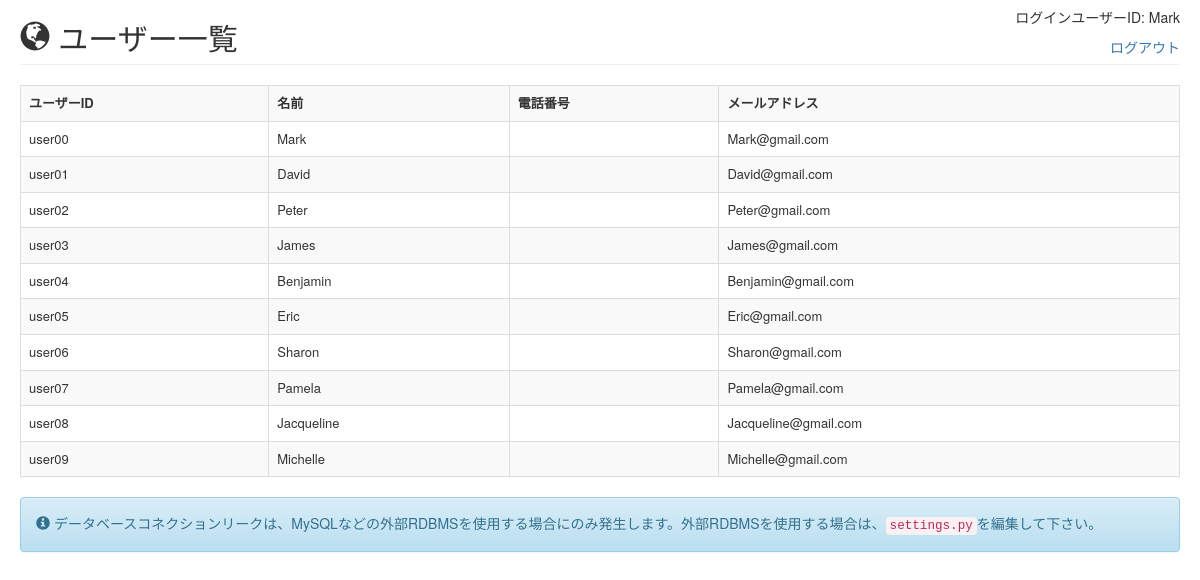
Page /dbconnectionleak/ (signed in) on the committed database.
### easybuggy/models.py (models this page shows)
class User(models.Model):
    id = models.CharField(max_length=10, primary_key=True)
    name = models.CharField(max_length=30)
    password = models.CharField(max_length=30)
    secret = models.CharField(max_length=100)
    ispublic = models.CharField(max_length=5)
    phone = models.CharField(max_length=20, blank=True, null=True)
    mail = models.EmailField(max_length=100, blank=True, null=True)

### easybuggy/views.py (the view)
# urls.py: url(r'^dbconnectionleak/$', views.db_connection_leak, name='dbconnectionleak'),
def db_connection_leak(request):
    d = {
        'title': _('title.dbconnectionleak.page'),
        'note': _('msg.note.dbconnectionleak'),
    }
    c = connection.cursor()
    try:
        c.execute("SELECT id, name, phone, mail FROM easybuggy_user WHERE ispublic = 'true' ORDER BY id asc")
        d['users'] = c.fetchall()
    except Exception as e:
        logger.exception('Exception occurs: %s', e)
    finally:
        pass
    return render(request, 'dbconnectionleak.html', d)

### templates/dbconnectionleak.html
{% extends "base.html" %}
{% load i18n %}
{% block body %}
{% include "header.html" %}
<table class="table table-striped table-bordered table-hover" style="font-size: small;">
    <tr>
        <th>{% trans 'label.user.id' %}</th>
        <th>{% trans 'label.name' %}</th>
        <th>{% trans 'label.phone' %}</th>
        <th>{% trans 'label.mail' %}</th>
    </tr>
    {% for user in users %}
    <tr>
        <td>{{ user.0 }}</td>
        <td>{{ user.1 }}</td>
        <td>{{ user.2|default_if_none:'' }}</td>
        <td>{{ user.3|default_if_none:'' }}</td>
    </tr>
    {% endfor %}
</table>
{% include "messages.html" %}
{% endblock %}

### templates/header.html (shortened to what this page needs)
{% load i18n %}
<table style="width: 100%;">
    <tr>
        <td><h2><span class="glyphicon glyphicon-globe"></span> <span>{{ title }}</span></h2></td>
        {% if request.session.username %}
        <td align="right">
            <p>{% trans 'label.login.user.id' %}: {{ request.session.username }}</p>
            <a href="/logout">{% trans 'label.logout' %}</a>
        </td>
        {% endif %}
    </tr>
</table>
<hr style="margin-top: 0px"/>

### rows in the picture
User: session.username "Mark", id "user00", name "Mark", mail "Mark@gmail.com"
User: id "user01", name "David", mail "David@gmail.com"
User: id "user02", name "Peter", mail "Peter@gmail.com"
User: id "user03", name "James", mail "James@gmail.com"
User: id "user04", name "Benjamin", mail "Benjamin@gmail.com"
User: id "user05", name "Eric", mail "Eric@gmail.com"
User: id "user06", name "Sharon", mail "Sharon@gmail.com"
User: id "user07", name "Pamela", mail "Pamela@gmail.com"
User: id "user08", name "Jacqueline", mail "Jacqueline@gmail.com"
User: id "user09", name "Michelle", mail "Michelle@gmail.com"

### other values in the picture
{{ title }} "ユーザー一覧"
{{ note }} "データベースコネクションリークは、MySQLなどの外部RDBMSを使用する場合にのみ発生します。外部RDBMSを使用する場合は、 settings.py を編集して下さい。"
